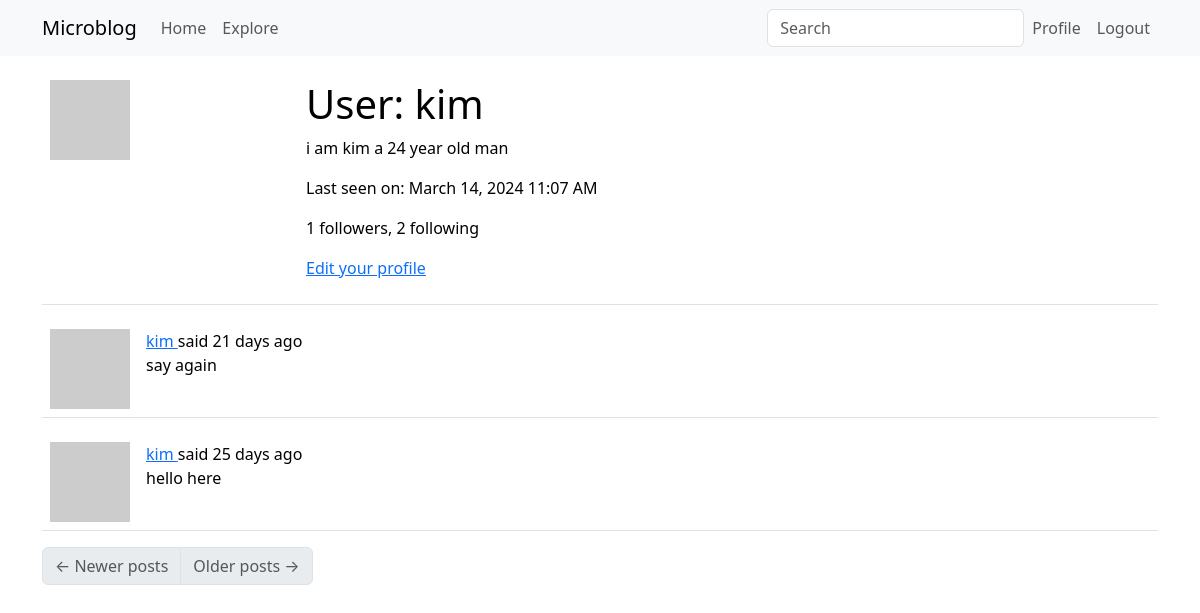
/user/kim (signed in), run on an earlier commit of the app's database.
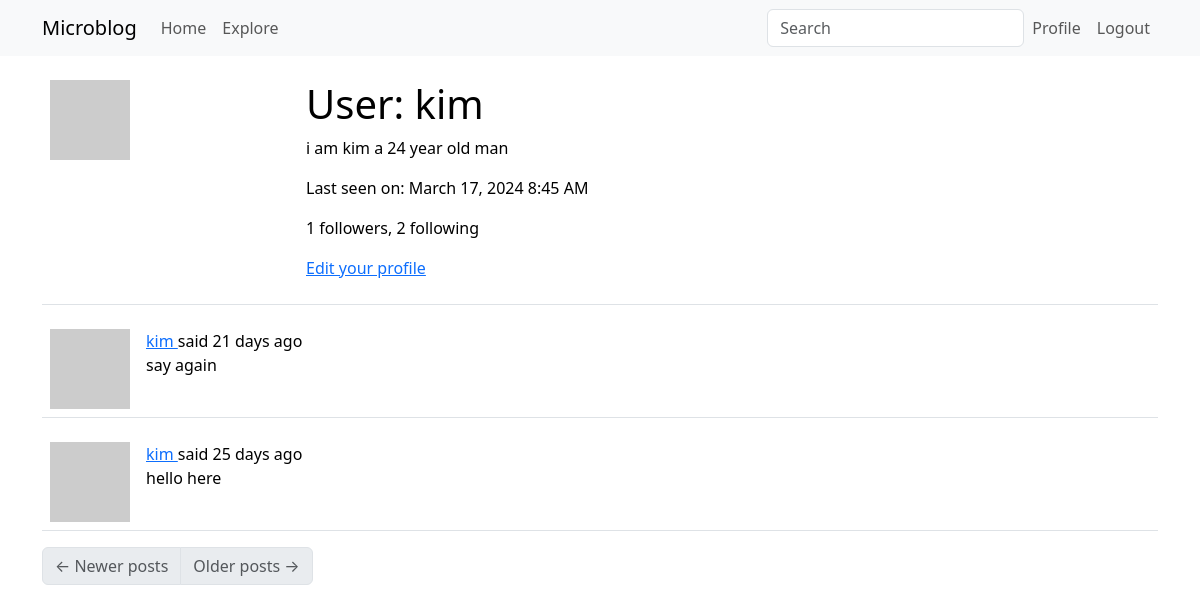
And on a later commit of the database.
### app/models.py (models this page shows, shortened)
class User(UserMixin, db.Model):
    id = db.Column(db.Integer, primary_key=True)
    username = db.Column(db.String(64), index=True, unique=True)
    email = db.Column(db.String(120), index=True, unique=True)
    password_hash = db.Column(db.String(128))
    posts = db.relationship('Post', backref='author', lazy='dynamic')
    about_me = db.Column(db.String(140))
    last_seen = db.Column(db.DateTime, default=datetime.utcnow)
    def avatar(self, size):
        digest = md5(self.email.lower().encode('utf-8')).hexdigest()
        return 'https://www.gravatar.com/avatar/{}?d=identicon&s={}'.format(
            digest, size)
    def followers_count(self):
        query = sa.select(sa.func.count()).select_from(
            self.followers.select().subquery())
        return db.session.scalar(query)
    def following_count(self):
        query = sa.select(sa.func.count()).select_from(
            self.following.select().subquery())
        return db.session.scalar(query)
    following: so.WriteOnlyMapped['User'] = so.relationship(
        secondary=followers, primaryjoin=(followers.c.follower_id == id),
        secondaryjoin=(followers.c.followed_id == id),
        back_populates='followers')
    followers: so.WriteOnlyMapped['User'] = so.relationship(
        secondary=followers, primaryjoin=(followers.c.followed_id == id),
        secondaryjoin=(followers.c.follower_id == id),
        back_populates='following')
    @login.user_loader
    def load_user(id):
                    return User.query.get(int(id))

class SearchableMixin(object):
    @classmethod
    def before_commit(cls, session):
        session._changes = {
            'add': list(session.new),
            'update': list(session.dirty),
            'delete': list(session.deleted)
            }
    @classmethod
    def after_commit(cls, session):
        for obj in session._changes['add']:
            if isinstance(obj, SearchableMixin):
                add_to_index(obj.__tablename__, obj)
        for obj in session._changes['update']:
            if isinstance(obj, SearchableMixin):
                add_to_index(obj.__tablename__, obj)
        for obj in session._changes['delete']:
            if isinstance(obj, SearchableMixin):
                 remove_from_index(obj.__tablename__, obj)
        session._changes = None

class Post(SearchableMixin,db.Model):
    __searchable__ = ['body']
    id = db.Column(db.Integer, primary_key=True)
    body = db.Column(db.String(140))
    timestamp = db.Column(db.DateTime, index=True, default=datetime.utcnow)
    user_id = db.Column(db.Integer, db.ForeignKey('user.id'))
    language = db.Column(db.String(5))

### app/main/routes.py (the view)
@bp.route('/user/<username>')
@login_required
def user(username):
    user = db.first_or_404(sa.select(User).where(User.username == username))
    page = request.args.get('page', 1, type=int)
    query = user.posts.order_by(Post.timestamp.desc())
    posts = db.paginate(query, page=page,
                        per_page=current_app.config['POSTS_PER_PAGE'],
                        error_out=False)
    next_url = url_for('main.user', username=user.username,
                       page=posts.next_num) if posts.has_next else None
    prev_url = url_for('main.user', username=user.username,
                       page=posts.prev_num) if posts.has_prev else None
    form = EmptyForm()
    return render_template('user.html', user=user, posts=posts.items,
                           next_url=next_url, prev_url=prev_url, form=form)

### app/main/forms.py
class SearchForm(FlaskForm):
    q = StringField(_l('Search'), validators=[DataRequired()])
    def __init__(self, *args, **kwargs):
        if 'formdata' not in kwargs:
            kwargs['formdata'] = request.args
        if 'csrf_enabled' not in kwargs:
             kwargs['csrf_enabled'] = False
        super(SearchForm, self).__init__(*args, **kwargs)

class EmptyForm(FlaskForm):
    submit = SubmitField('Submit')

### app/__init__.py (called while the page is built)
def get_locale():
    return request.accept_languages.best_match(current_app.config['LANGUAGES'])

### app/main/routes.py (called while the page is built)
@bp.before_app_request
def before_request():
    if current_user.is_authenticated:
        current_user.last_seen = datetime.now(timezone.utc)
        db.session.commit()
        g.search_form = SearchForm()
    g.locale = str(get_locale())

### app/templates/user.html (shortened to what this page needs)
{% extends "base.html" %}
{% block content %}
    <table class="table table-hover">
        <tr>
            <td width="256px"><img src="{{ user.avatar(256) }}"></td>
            <td>
                <h1>{{ _('User') }}: {{ user.username }}</h1>
                {% if user.about_me %}<p>{{ user.about_me }}</p>{% endif %}
                {% if user.last_seen %}
                <p>{{ _('Last seen on') }}: {{ moment(user.last_seen).format('LLL') }}</p>
                {% endif %}
                <p>{{ _('%(count)d followers', count=user.followers_count()) }}, {{ _('%(count)d following', count=user.following_count()) }}</p>
                {% if user == current_user %}
                <p><a href="{{ url_for('main.edit_profile') }}">{{ _('Edit your profile') }}</a></p>
                {% endif %}
            </td>
        </tr>
    </table>
    {% for post in posts %}
        {% include '_post.html' %}
    {% endfor %}
    <nav aria-label="Post navigation">
        <ul class="pagination">
            <li class="page-item{% if not prev_url %} disabled{% endif %}">
                <a class="page-link" href="{{ prev_url }}">
                    <span aria-hidden="true">&larr;</span> {{ _('Newer posts') }}
                </a>
            </li>
            <li class="page-item{% if not next_url %} disabled{% endif %}">
                <a class="page-link" href="{{ next_url }}">
                    {{ _('Older posts') }} <span aria-hidden="true">&rarr;</span>
                </a>
            </li>
        </ul>
    </nav>
{% endblock %}

### app/templates/base.html (shortened to what this page needs)
<!doctype html>
<html lang="en">
  <head>
    <link
        href="https://cdn.jsdelivr.net/npm/bootstrap@5.3.2/dist/css/bootstrap.min.css"
        rel="stylesheet"
>
  </head>
  <body>
    <nav class="navbar navbar-expand-lg bg-body-tertiary">
      <div class="container">
        <a class="navbar-brand" href="{{ url_for('main.index') }}">Microblog</a>
        <div class="collapse navbar-collapse" id="navbarSupportedContent">
          <ul class="navbar-nav me-auto mb-2 mb-lg-0">
            <li class="nav-item">
              <a class="nav-link" aria-current="page" href="{{ url_for('main.index') }}">{{ _('Home') }}</a>
            </li>
            <li class="nav-item">
              <a class="nav-link" aria-current="page" href="{{ url_for('main.explore') }}">{{ _('Explore') }}</a>
            </li>
          </ul>
          {% if g.search_form %}
          <form class="navbar-form navbar-left" method="get"
          action="{{ url_for('main.search') }}">
          <div class="form-group">
          {{ g.search_form.q(size=20, class='form-control',
          placeholder=g.search_form.q.label.text) }}
        </div>
        </form>
        {% endif %}
          <ul class="navbar-nav mb-2 mb-lg-0">
            {% if current_user.is_anonymous %}
            <li class="nav-item">
              <a class="nav-link" aria-current="page" href="{{ url_for('auth.login') }}">{{ _('Login') }}</a>
            </li>
            {% else %}
            <li class="nav-item">
              <a class="nav-link" aria-current="page" href="{{ url_for('main.user', username=current_user.username) }}">{{ _('Profile') }}</a>
            </li>
            <li class="nav-item">
              <a class="nav-link" aria-current="page" href="{{ url_for('auth.logout') }}">{{ _('Logout') }}</a>
            </li>
            {% endif %}
          </ul>
        </div>
      </div>
    </nav>
    <div class="container mt-3">
      {% block content %}{% endblock %}
    </div>
  </body>
</html>

### app/templates/_post.html (shortened to what this page needs)
<table class="table table-hover">
    <tr>
        <td width="70px">
            <a href="{{ url_for('main.user', username=post.author.username) }}">
                <img src="{{ post.author.avatar(70) }}" />
            </a>
        </td>
        <td>
            {{ _('%(username)s said %(when)s',
                username=user_link, when=moment(post.timestamp).fromNow()) }}
            <br>
            <span id="post{{ post.id }}">{{ post.body }}</span>
        </td>
    </tr>
</table>

What changed in the data, as far as the page shows it:
changed User "kim": last_seen "March 14, 2024 11:07 AM" → "March 17, 2024 8:45 AM"
